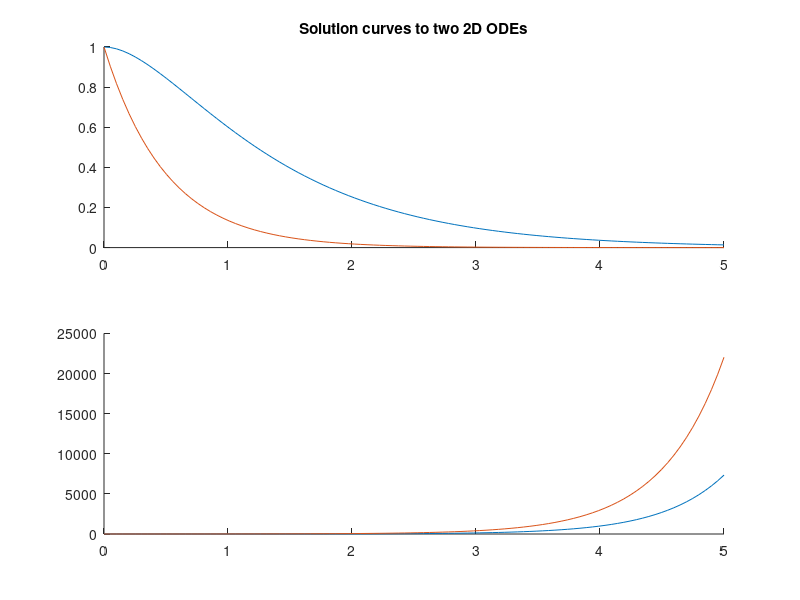

Source code (MATLAB):
t = linspace(0,5);
n = length(t);
ylist1 = zeros(2, n);
for i = 1:1:n
    ylist1(1,i) = 2*exp(-t(i)) - exp(-2*t(i));
    ylist1(2,i) = exp(-2*t(i));
end

ylist2 = zeros(2, n);
for i = 1:1:n
    ylist2(1,i) = (2/3)*exp(-t(i)) + (1/3)*exp(2*t(i));
    ylist2(2,i) = exp(2*t(i));
end

figure(1)
subplot(2,1,1)
hold on
plot(t, ylist1(1,:))
plot(t, ylist1(2,:))
hold off
title('Solution curves to two 2D ODEs')
subplot(2,1,2)
hold on
plot(t, ylist2(1,:))
plot(t, ylist2(2,:))
hold off
